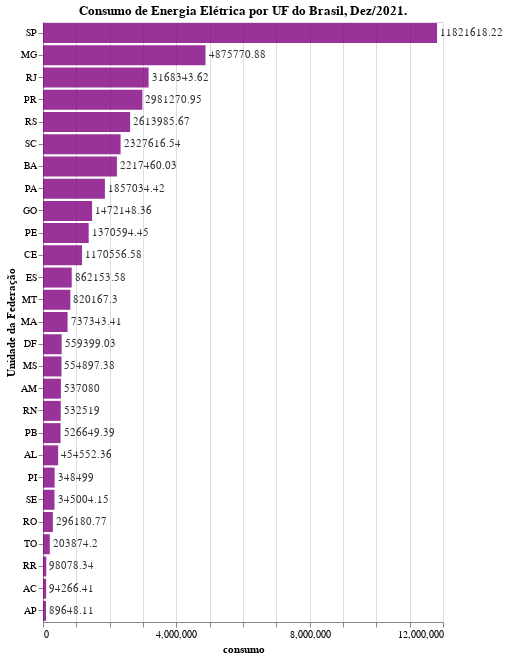

Source (notebook cell):
### Code cell
# Definindo as barras
bars = alt.Chart(
    data=consumo_total_por_uf_dez2021,
    height=600, 
    title = 'Consumo de Energia Elétrica por UF do Brasil, Dez/2021.'
  ).mark_bar()\
  .encode(
    x='consumo:Q',
    y=alt.Y(
        shorthand = "sigla_uf:O", 
        sort='-x', 
        axis = alt.Axis(title = 'Unidade da Federação')
    )    
)

# Definindo os rótulos
text = bars.mark_text(
    align='left',
    baseline='middle',
    dx=3  # Nudges text to right so it doesn't appear on top of the bar
  ).encode(text='consumo:Q')

# Fazendo o gráfico de barras
(bars + text)\
  .configure_mark(opacity=0.8,color='purple')

### Figure 1 — Vega-Lite specification as saved in the notebook (floating-point values rounded to 4 significant figures)
{"config": {"view": {"continuousWidth": 400, "continuousHeight": 300}, "mark": {"color": "purple", "opacity": 0.8}}, "layer": [{"mark": "bar", "encoding": {"x": {"field": "consumo", "type": "quantitative"}, "y": {"axis": {"title": "Unidade da Federação"}, "field": "sigla_uf", "sort": "-x", "type": "ordinal"}}, "height": 600, "title": "Consumo de Energia Elétrica por UF do Brasil, Dez/2021."}, {"mark": {"type": "text", "align": "left", "baseline": "middle", "dx": 3}, "encoding": {"text": {"field": "consumo", "type": "quantitative"}, "x": {"field": "consumo", "type": "quantitative"}, "y": {"axis": {"title": "Unidade da Federação"}, "field": "sigla_uf", "sort": "-x", "type": "ordinal"}}, "height": 600, "title": "Consumo de Energia Elétrica por UF do Brasil, Dez/2021."}], "data": {"name": "data-94ea85963c5a7c51b63f6d14fd2dcc2e"}, "$schema": "https://vega.github.io/schema/vega-lite/v4.17.0.json", "datasets": {"data-94ea85963c5a7c51b63f6d14fd2dcc2e": [{"ano": 2021, "mes": 12, "sigla_uf": "RO", "tipo_consumo": "Total", "numero_consumidores": null, "consumo": 296200.0}, {"ano": 2021, "mes": 12, "sigla_uf": "AC", "tipo_consumo": "Total", "numero_consumidores": null, "consumo": 94270.0}, {"ano": 2021, "mes": 12, "sigla_uf": "AM", "tipo_consumo": "Total", "numero_consumidores": null, "consumo": 537100.0}, {"ano": 2021, "mes": 12, "sigla_uf": "RR", "tipo_consumo": "Total", "numero_consumidores": null, "consumo": 98080.0}, {"ano": 2021, "mes": 12, "sigla_uf": "PA", "tipo_consumo": "Total", "numero_consumidores": null, "consumo": 1857000.0}, {"ano": 2021, "mes": 12, "sigla_uf": "AP", "tipo_consumo": "Total", "numero_consumidores": null, "consumo": 89650.0}, {"ano": 2021, "mes": 12, "sigla_uf": "TO", "tipo_consumo": "Total", "numero_consumidores": null, "consumo": 203900.0}, {"ano": 2021, "mes": 12, "sigla_uf": "MA", "tipo_consumo": "Total", "numero_consumidores": null, "consumo": 737300.0}, {"ano": 2021, "mes": 12, "sigla_uf": "PI", "tipo_consumo": "Total", "numero_consumidores": null, "consumo": 348500.0}, {"ano": 2021, "mes": 12, "sigla_uf": "CE", "tipo_consumo": "Total", "numero_consumidores": null, "consumo": 1171000.0}, {"ano": 2021, "mes": 12, "sigla_uf": "RN", "tipo_consumo": "Total", "numero_consumidores": null, "consumo": 532500.0}, {"ano": 2021, "mes": 12, "sigla_uf": "PB", "tipo_consumo": "Total", "numero_consumidores": null, "consumo": 526600.0}, {"ano": 2021, "mes": 12, "sigla_uf": "PE", "tipo_consumo": "Total", "numero_consumidores": null, "consumo": 1371000.0}, {"ano": 2021, "mes": 12, "sigla_uf": "AL", "tipo_consumo": "Total", "numero_consumidores": null, "consumo": 454600.0}, {"ano": 2021, "mes": 12, "sigla_uf": "SE", "tipo_consumo": "Total", "numero_consumidores": null, "consumo": 345000.0}, {"ano": 2021, "mes": 12, "sigla_uf": "BA", "tipo_consumo": "Total", "numero_consumidores": null, "consumo": 2217000.0}, {"ano": 2021, "mes": 12, "sigla_uf": "MG", "tipo_consumo": "Total", "numero_consumidores": null, "consumo": 4876000.0}, {"ano": 2021, "mes": 12, "sigla_uf": "ES", "tipo_consumo": "Total", "numero_consumidores": null, "consumo": 862200.0}, {"ano": 2021, "mes": 12, "sigla_uf": "RJ", "tipo_consumo": "Total", "numero_consumidores": null, "consumo": 3168000.0}, {"ano": 2021, "mes": 12, "sigla_uf": "SP", "tipo_consumo": "Total", "numero_consumidores": null, "consumo": 11820000.0}, {"ano": 2021, "mes": 12, "sigla_uf": "PR", "tipo_consumo": "Total", "numero_consumidores": null, "consumo": 2981000.0}, {"ano": 2021, "mes": 12, "sigla_uf": "SC", "tipo_consumo": "Total", "numero_consumidores": null, "consumo": 2328000.0}, {"ano": 2021, "mes": 12, "sigla_uf": "RS", "tipo_consumo": "Total", "numero_consumidores": null, "consumo": 2614000.0}, {"ano": 2021, "mes": 12, "sigla_uf": "MS", "tipo_consumo": "Total", "numero_consumidores": null, "consumo": 554900.0}, {"ano": 2021, "mes": 12, "sigla_uf": "MT", "tipo_consumo": "Total", "numero_consumidores": null, "consumo": 820200.0}, {"ano": 2021, "mes": 12, "sigla_uf": "GO", "tipo_consumo": "Total", "numero_consumidores": null, "consumo": 1472000.0}, {"ano": 2021, "mes": 12, "sigla_uf": "DF", "tipo_consumo": "Total", "numero_consumidores": null, "consumo": 559400.0}]}}
